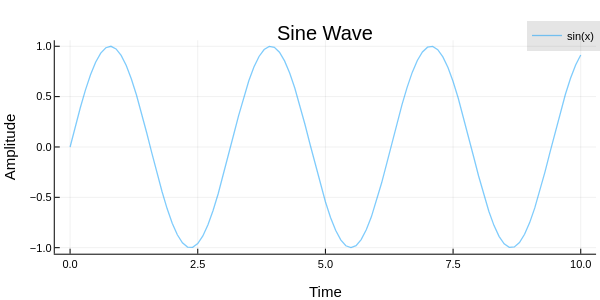

Notebook code cell kept with this figure:
### Markdown cell above
## Topic 1

Insert text for equation here. You can number and reference equation with @eq-sample

$$
x = a_2
$$ {#eq-sample}

Sample plot code below

### Code cell
x = 0:0.1:10
y = sin.(2*x)

# Create a line plot
plot(x, y, title="Sine Wave", xlabel="Time", ylabel="Amplitude", label="sin(x)", sp=1, alpha=0.5)

### Figure 1 — Plotly figure (JSON) as saved in the notebook; plotly's stock layout.template omitted (floating-point values rounded to 4 significant figures)
{"data": [{"colorbar": {"len": 0.821, "title": "", "x": 0.9934, "y": 0.5116}, "legendgroup": "sin(x)", "line": {"color": "rgba(0, 154, 250, 0.500)", "dash": "solid", "shape": "linear", "width": 1.3}, "mode": "lines", "name": "sin(x)", "showlegend": true, "type": "scatter", "x": [0.0, 0.1, 0.2, 0.3, 0.4, 0.5, 0.6, 0.7, 0.8, 0.9, 1.0, 1.1, 1.2, 1.3, 1.4, 1.5, 1.6, 1.7, 1.8, 1.9, 2.0, 2.1, 2.2, 2.3, 2.4, 2.5, 2.6, 2.7, 2.8, 2.9, 3.0, 3.1, 3.2, 3.3, 3.4, 3.5, 3.6, 3.7, 3.8, 3.9, 4.0, 4.1, 4.2, 4.3, 4.4, 4.5, 4.6, 4.7, 4.8, 4.9, 5.0, 5.1, 5.2, 5.3, 5.4, 5.5, 5.6, 5.7, 5.8, 5.9, 6.0, 6.1, 6.2, 6.3, 6.4, 6.5, 6.6, 6.7, 6.8, 6.9, 7.0, 7.1, 7.2, 7.3, 7.4, 7.5, 7.6, 7.7, 7.8, 7.9, 8.0, 8.1, 8.2, 8.3, 8.4, 8.5, 8.6, 8.7, 8.8, 8.9, 9.0, 9.1, 9.2, 9.3, 9.4, 9.5, 9.6, 9.7, 9.8, 9.9, 10.0], "xaxis": "x", "y": [0.0, 0.1987, 0.3894, 0.5646, 0.7174, 0.8415, 0.932, 0.9854, 0.9996, 0.9738, 0.9093, 0.8085, 0.6755, 0.5155, 0.335, 0.1411, -0.05837, -0.2555, -0.4425, -0.6119, -0.7568, -0.8716, -0.9516, -0.9937, -0.9962, -0.9589, -0.8835, -0.7728, -0.6313, -0.4646, -0.2794, -0.08309, 0.1165, 0.3115, 0.4941, 0.657, 0.7937, 0.8987, 0.9679, 0.9985, 0.9894, 0.9407, 0.8546, 0.7344, 0.5849, 0.4121, 0.2229, 0.02478, -0.1743, -0.3665, -0.544, -0.6999, -0.8278, -0.9228, -0.9809, -1.0, -0.9792, -0.9193, -0.8228, -0.6935, -0.5366, -0.3582, -0.1656, 0.03362, 0.2315, 0.4202, 0.5921, 0.7404, 0.8592, 0.9437, 0.9906, 0.998, 0.9657, 0.8948, 0.7883, 0.6503, 0.4864, 0.3031, 0.1078, -0.09191, -0.2879, -0.4724, -0.6381, -0.7784, -0.8876, -0.9614, -0.9969, -0.9927, -0.9488, -0.8672, -0.751, -0.6048, -0.4346, -0.247, -0.04954, 0.1499, 0.3433, 0.5231, 0.682, 0.8137, 0.9129], "yaxis": "y"}], "layout": {"annotations": [{"font": {"color": "rgba(0, 0, 0, 1.000)", "family": "sans-serif", "size": 20}, "rotation": -0.0, "showarrow": false, "text": "Sine Wave", "x": 0.5424, "xanchor": "center", "xref": "paper", "y": 1.0, "yanchor": "top", "yref": "paper"}], "height": 300, "legend": {"bgcolor": "rgba(0, 0, 0, 0.100)", "bordercolor": "rgba(0, 0, 0, 0.000)", "borderwidth": 1, "font": {"color": "rgba(0, 0, 0, 1.000)", "family": "sans-serif", "size": 11}, "title": {"font": {"color": "rgba(0, 0, 0, 1.000)", "family": "sans-serif", "size": 15}, "text": ""}, "tracegroupgap": 0, "traceorder": "normal", "x": 1.0, "xanchor": "auto", "y": 1.0, "yanchor": "auto"}, "margin": {"b": 20, "l": 0, "r": 0, "t": 20}, "paper_bgcolor": "rgba(255, 255, 255, 1.000)", "plot_bgcolor": "rgba(255, 255, 255, 1.000)", "showlegend": true, "width": 600, "xaxis": {"anchor": "y", "domain": [0.09128, 0.9934], "gridcolor": "rgba(0, 0, 0, 0.120)", "gridwidth": 0.5, "linecolor": "rgba(0, 0, 0, 1.000)", "mirror": false, "range": [-0.3, 10.3], "showgrid": true, "showline": true, "showticklabels": true, "tickangle": 0, "tickcolor": "rgb(0, 0, 0)", "tickfont": {"color": "rgba(0, 0, 0, 1.000)", "family": "sans-serif", "size": 11}, "tickmode": "array", "ticks": "inside", "ticktext": ["0.0", "2.5", "5.0", "7.5", "10.0"], "tickvals": [0.0, 2.5, 5.0, 7.5, 10.0], "title": "Time", "titlefont": {"color": "rgba(0, 0, 0, 1.000)", "family": "sans-serif", "size": 15}, "type": "-", "visible": true, "zeroline": false, "zerolinecolor": "rgba(0, 0, 0, 1.000)"}, "yaxis": {"anchor": "x", "domain": [0.1011, 0.9221], "gridcolor": "rgba(0, 0, 0, 0.120)", "gridwidth": 0.5, "linecolor": "rgba(0, 0, 0, 1.000)", "mirror": false, "range": [-1.06, 1.06], "showgrid": true, "showline": true, "showticklabels": true, "tickangle": 0, "tickcolor": "rgb(0, 0, 0)", "tickfont": {"color": "rgba(0, 0, 0, 1.000)", "family": "sans-serif", "size": 11}, "tickmode": "array", "ticks": "inside", "ticktext": ["−1.0", "−0.5", "0.0", "0.5", "1.0"], "tickvals": [-1.0, -0.5, 0.0, 0.5, 1.0], "title": "Amplitude", "titlefont": {"color": "rgba(0, 0, 0, 1.000)", "family": "sans-serif", "size": 15}, "type": "-", "visible": true, "zeroline": false, "zerolinecolor": "rgba(0, 0, 0, 1.000)"}}}
